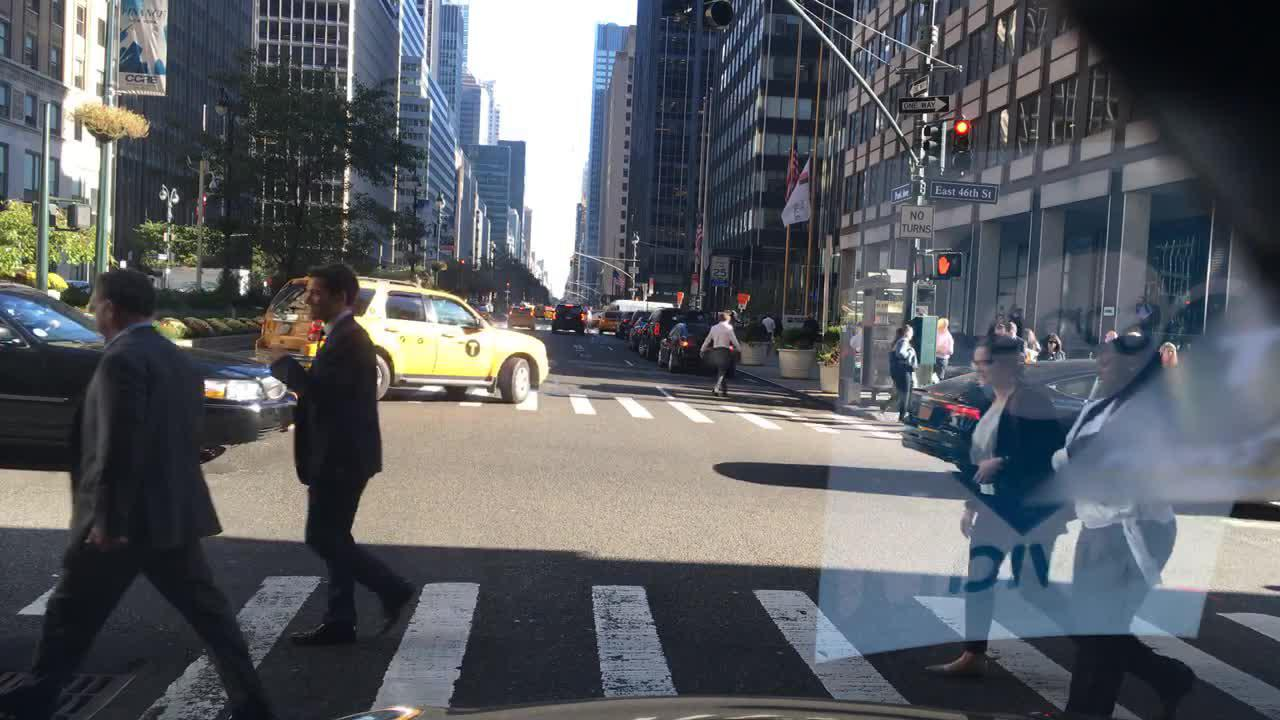
#> input picture test_images/6dd63871-831611a6.jpg, 1280 x 720 px, found by its file name; its folder holds 2 pictures in this run
$ python augmentation.py --data_path test_images
#> lines starting #> are read from the running program, lines starting #| are printed output that depends on the picture; pictures that were not available may be replaced by others from this repository, and a replacement may not be noted
#python augmentation.py --data_path=./chandu
import numpy as np
import cv2
import os
import random
import argparse
import copy
from multiprocessing import Pool
from multiprocessing import Process
import multiprocessing
import multiprocessing.pool
ap = argparse.ArgumentParser()
ap.add_argument("--data_path", required=True, help="path to data set")
args = vars(ap.parse_args())
Image_dir = "Images/"
mask_dir = "Labels/"
OUT_DIR = args["data_path"]
HEIGHT = 720
WIDTH = 1280

if not os.path.exists(OUT_DIR+Image_dir):
	os.mkdir(OUT_DIR+Image_dir)
if not os.path.exists(OUT_DIR+mask_dir):
        os.mkdir(OUT_DIR+mask_dir)

def left_translation(img, move):
	if len(img.shape) == 3:
		rows, cols, channels = img.shape
	else:
		rows, cols = img.shape
	for i in range(rows):
		for j in range(cols):
			if j < cols-move:
				img[i,j] = img[i,j+move]
			else:
				img[i,j] = img[i, cols-move-1]
	return img

def right_translation(img, move):
	if len(img.shape) == 3:
		rows, cols, channels = img.shape
	else:
		rows, cols = img.shape
	for i in range(rows):
		for j in range(cols-1,-1, -1):
			if j >= move:
				img[i,j] = img[i,j-move]
			else:
				img[i,j] = img[i, move+1]
	return img

def bottom_translation(img, move):
	if len(img.shape) == 3:
		rows, cols, channels = img.shape
	else:
		rows, cols = img.shape
	for i in range(rows-1,-1,-1):
		for j in range(cols):
			if i >= move:
				img[i,j] = img[i-move,j]
			else:
				img[i,j] = img[move+1, j]
	return img

def top_translation(img, move):
	if len(img.shape) == 3:
		rows, cols, channels = img.shape
	else:
		rows, cols = img.shape
	for i in range(rows):
		for j in range(cols):
			if i < rows-move:
				img[i,j] = img[i+move,j]
			else:
				img[i,j] = img[rows-move-1, j]
	return img

# [26 lines left out: functions points_left_translation, points_right_translation, points_bottom_translation, points_top_translation, flip_points, not called in this run]

def color_aug(img):
	shape = img.shape
	if shape[2] == 4:
		r,g,b,a = cv2.split(img)
		gbr_img = cv2.merge((g,b,r,a))
		brg_img = cv2.merge((b,r,g,a))
		grb_img = cv2.merge((r,r,r,a))
	elif shape[2] == 3:
		r,g,b = cv2.split(img)
		gbr_img = cv2.merge((g,b,r))
		brg_img = cv2.merge((b,r,g))
		grb_img = cv2.merge((r,r,r))
	return gbr_img, brg_img, grb_img


class NoDaemonProcess(multiprocessing.Process):
# make 'daemon' attribute always return False
	def _get_daemon(self):
		return False
	def _set_daemon(self, value):
		pass
	daemon = property(_get_daemon, _set_daemon)

class MyPool(multiprocessing.pool.Pool):
	Process = NoDaemonProcess


def Augmentation_points_images(prod_n):

#> called with prod_n = '6dd63871-831611a6.jpg'
	if os.path.exists(OUT_DIR+Image_dir+'c3tff_'+prod_n):
		print(prod_n+' already augmented!!!')
		return
	print(prod_n)
	prod_n = prod_n.split('.')[0]
	prod_img = cv2.imread(OUT_DIR+Image_dir+prod_n+'.jpg', cv2.IMREAD_UNCHANGED)
#> prod_img is the input picture: shape (720, 1280, 3); mean B, G, R 98.9, 93.6, 90.8
	prod_pgn_img = cv2.imread(OUT_DIR+mask_dir+prod_n+'.jpg',cv2.IMREAD_UNCHANGED)

	#resizing
	print(prod_img.shape,(WIDTH, HEIGHT))
#| (720, 1280, 3) (1280, 720)
	prod_img = cv2.resize(prod_img, (WIDTH, HEIGHT))
	prod_pgn_img = cv2.resize(prod_pgn_img,(WIDTH,HEIGHT))


	#keeping copies of images
	prod_img_orig, prod_pgn_img_orig = prod_img.copy(), prod_pgn_img.copy()

	cv2.imwrite(OUT_DIR+Image_dir+'zzzz_'+prod_n+'.jpg', prod_img)
	cv2.imwrite(OUT_DIR+mask_dir+'zzzz_'+prod_n+'.jpg',prod_pgn_img)


	cv2.imwrite(OUT_DIR+Image_dir+'zfff_'+prod_n+'.jpg', np.fliplr(prod_img))
	cv2.imwrite(OUT_DIR+mask_dir+'zfff_'+prod_n+'.jpg', np.fliplr(prod_pgn_img))

	#color_aug
	r_prod, g_prod, b_prod = color_aug(prod_img)
	cv2.imwrite(OUT_DIR+Image_dir+'c1zzz_'+prod_n+'.jpg', r_prod)
	cv2.imwrite(OUT_DIR+Image_dir+'c1fff_'+prod_n+'.jpg', np.fliplr(r_prod))
	cv2.imwrite(OUT_DIR+Image_dir+'c2zzz_'+prod_n+'.jpg', g_prod)
	cv2.imwrite(OUT_DIR+Image_dir+'c2fff_'+prod_n+'.jpg', np.fliplr(g_prod))
	cv2.imwrite(OUT_DIR+Image_dir+'c3zzz_'+prod_n+'.jpg', b_prod)
	cv2.imwrite(OUT_DIR+Image_dir+'c3fff_'+prod_n+'.jpg', np.fliplr(b_prod))

	#pgn and points are kept constant incase of color aug
	for i in range(1, 4):
		os.system('cp '+OUT_DIR+mask_dir+'zzzz_'+prod_n+'.jpg '+OUT_DIR+mask_dir+'c'+str(i)+'zzz_'+prod_n+'.jpg')
		os.system('cp '+OUT_DIR+mask_dir+'zfff_'+prod_n+'.jpg '+OUT_DIR+mask_dir+'c'+str(i)+'fff_'+prod_n+'.jpg')

	###left translation
	move = random.randint(20,50)
	prod_img = left_translation(prod_img, move)
	prod_pgn_img = left_translation(prod_pgn_img,move)

	cv2.imwrite(OUT_DIR+Image_dir +'zlll_'+ prod_n+'.jpg', prod_img)
	cv2.imwrite(OUT_DIR+Image_dir  +'zlff_'+ prod_n+'.jpg', np.fliplr(prod_img))
	cv2.imwrite(OUT_DIR+mask_dir +'zlll_'+ prod_n+'.jpg', prod_pgn_img)
	cv2.imwrite(OUT_DIR+mask_dir +'zlff_'+ prod_n+'.jpg', np.fliplr(prod_pgn_img))

	r_prod, g_prod, b_prod = color_aug(prod_img)
	cv2.imwrite(OUT_DIR+Image_dir+'c1lll_'+prod_n+'.jpg', r_prod)
	cv2.imwrite(OUT_DIR+Image_dir+'c1lff_'+prod_n+'.jpg', np.fliplr(r_prod))
	cv2.imwrite(OUT_DIR+Image_dir+'c2lll_'+prod_n+'.jpg', g_prod)
	cv2.imwrite(OUT_DIR+Image_dir+'c2lff_'+prod_n+'.jpg', np.fliplr(g_prod))
	cv2.imwrite(OUT_DIR+Image_dir+'c3lll_'+prod_n+'.jpg', b_prod)
	cv2.imwrite(OUT_DIR+Image_dir+'c3lff_'+prod_n+'.jpg', np.fliplr(b_prod))

	for i in range(1, 4):

		os.system('cp '+OUT_DIR+mask_dir+'zlll_'+prod_n+'.jpg '+OUT_DIR+mask_dir+'c'+str(i)+'lll_'+prod_n+'.jpg')
		os.system('cp '+OUT_DIR+mask_dir+'zlff_'+prod_n+'.jpg '+OUT_DIR+mask_dir+'c'+str(i)+'lff_'+prod_n+'.jpg')

	#right translation
	prod_img, prod_pgn_img = prod_img_orig.copy(), prod_pgn_img_orig.copy()

	move = random.randint(20,50)
	prod_img = right_translation(prod_img, move)
#> after the loop in right_translation, `for i in range(rows):`:
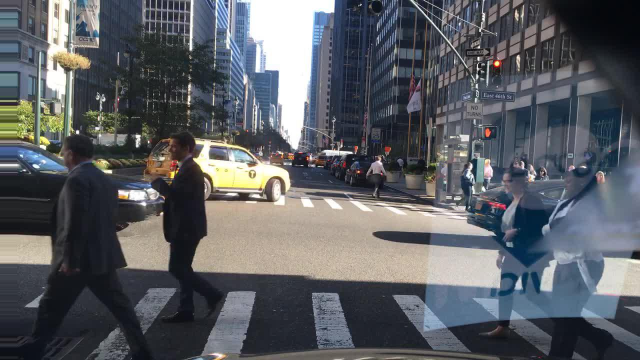
#> img: shape (720, 1280, 3) (shown at 1/2 size); mean B, G, R 98.9, 93.8, 90.9
	prod_pgn_img = right_translation(prod_pgn_img,move)
	cv2.imwrite(OUT_DIR+Image_dir  +'zrrr_'+prod_n+'.jpg', prod_img)
	cv2.imwrite(OUT_DIR+Image_dir  +'zrff_'+ prod_n+'.jpg', np.fliplr(prod_img))
	cv2.imwrite(OUT_DIR+mask_dir  +'zrrr_'+ prod_n+'.jpg', prod_pgn_img)
	cv2.imwrite(OUT_DIR+mask_dir+'zrff_'+ prod_n+'.jpg', np.fliplr(prod_pgn_img))

	r_prod, g_prod, b_prod = color_aug(prod_img)
	cv2.imwrite(OUT_DIR+Image_dir+'c1rrr_'+prod_n+'.jpg', r_prod)
	cv2.imwrite(OUT_DIR+Image_dir+'c1rff_'+prod_n+'.jpg', np.fliplr(r_prod))
	cv2.imwrite(OUT_DIR+Image_dir+'c2rrr_'+prod_n+'.jpg', g_prod)
	cv2.imwrite(OUT_DIR+Image_dir+'c2rff_'+prod_n+'.jpg', np.fliplr(g_prod))
	cv2.imwrite(OUT_DIR+Image_dir+'c3rrr_'+prod_n+'.jpg', b_prod)
	cv2.imwrite(OUT_DIR+Image_dir+'c3rff_'+prod_n+'.jpg', np.fliplr(b_prod))

	for i in range(1, 4):
		os.system('cp '+OUT_DIR+mask_dir+'zrrr_'+prod_n+'.jpg '+OUT_DIR+mask_dir+'c'+str(i)+'rrr_'+prod_n+'.jpg')
		os.system('cp '+OUT_DIR+mask_dir+'zrff_'+prod_n+'.jpg '+OUT_DIR+mask_dir+'c'+str(i)+'rff_'+prod_n+'.jpg')

	#bottom translation
	prod_img, prod_pgn_img = prod_img_orig.copy(), prod_pgn_img_orig.copy()

	move = random.randint(10,30)
	prod_img = bottom_translation(prod_img, move)
#> after the loop in bottom_translation, `for i in range(rows-1,-1,-1):`:
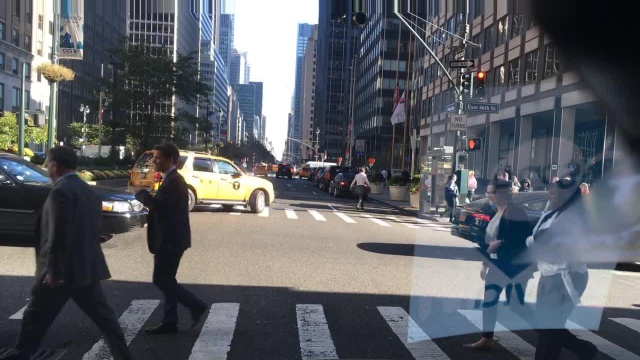
#> img: shape (720, 1280, 3) (shown at 1/2 size); mean B, G, R 100.4, 95, 92
	prod_pgn_img = bottom_translation(prod_pgn_img,move)
	cv2.imwrite(OUT_DIR+Image_dir  +'zbbb_'+ prod_n+'.jpg', prod_img)
	cv2.imwrite(OUT_DIR+Image_dir  +'zbff_'+ prod_n+'.jpg', np.fliplr(prod_img))

	cv2.imwrite(OUT_DIR+mask_dir +'zbbb_'+ prod_n+'.jpg', prod_pgn_img)
	cv2.imwrite(OUT_DIR+mask_dir +'zbff_'+ prod_n+'.jpg', np.fliplr(prod_pgn_img))


	r_prod, g_prod, b_prod = color_aug(prod_img)
	cv2.imwrite(OUT_DIR+Image_dir+'c1bbb_'+prod_n+'.jpg', r_prod)
	cv2.imwrite(OUT_DIR+Image_dir+'c1bff_'+prod_n+'.jpg', np.fliplr(r_prod))
	cv2.imwrite(OUT_DIR+Image_dir+'c2bbb_'+prod_n+'.jpg', g_prod)
	cv2.imwrite(OUT_DIR+Image_dir+'c2bff_'+prod_n+'.jpg', np.fliplr(g_prod))
	cv2.imwrite(OUT_DIR+Image_dir+'c3bbb_'+prod_n+'.jpg', b_prod)
	cv2.imwrite(OUT_DIR+Image_dir+'c3bff_'+prod_n+'.jpg', np.fliplr(b_prod))
	for i in range(1, 4):
		os.system('cp '+OUT_DIR+mask_dir+'zbbb_'+prod_n+'.jpg '+OUT_DIR+mask_dir+'c'+str(i)+'bbb_'+prod_n+'.jpg')
		os.system('cp '+OUT_DIR+mask_dir+'zbff_'+prod_n+'.jpg '+OUT_DIR+mask_dir+'c'+str(i)+'bff_'+prod_n+'.jpg')

	#top translation
	prod_img, prod_pgn_img = prod_img_orig.copy(), prod_pgn_img_orig.copy()

	move = random.randint(10,30)
	prod_img = top_translation(prod_img, move)
	prod_pgn_img = top_translation(prod_pgn_img, move)

	cv2.imwrite(OUT_DIR+Image_dir  +'zttt_'+ prod_n+'.jpg', prod_img)
	cv2.imwrite(OUT_DIR+Image_dir  +'ztff_'+ prod_n+'.jpg', np.fliplr(prod_img))
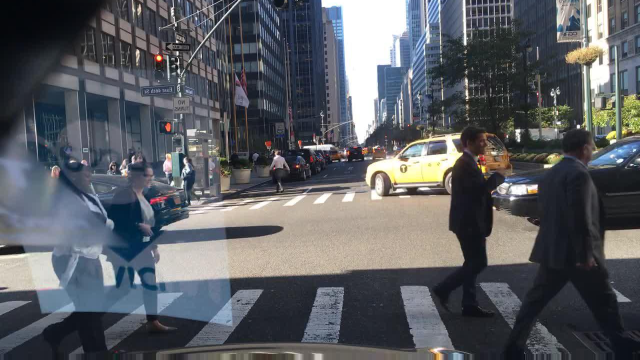
#> saved as ztff_6dd63871-831611a6.jpg: shape (720, 1280, 3) (shown at 1/2 size); mean B, G, R 98.2, 93.1, 90.3

	cv2.imwrite(OUT_DIR+mask_dir  +'zttt_'+ prod_n+'.jpg', prod_pgn_img)
	cv2.imwrite(OUT_DIR+mask_dir +'ztff_'+ prod_n+'.jpg', np.fliplr(prod_pgn_img))

	r_prod, g_prod, b_prod = color_aug(prod_img)
#> in color_aug (call 5), `r,g,b = cv2.split(img)`:
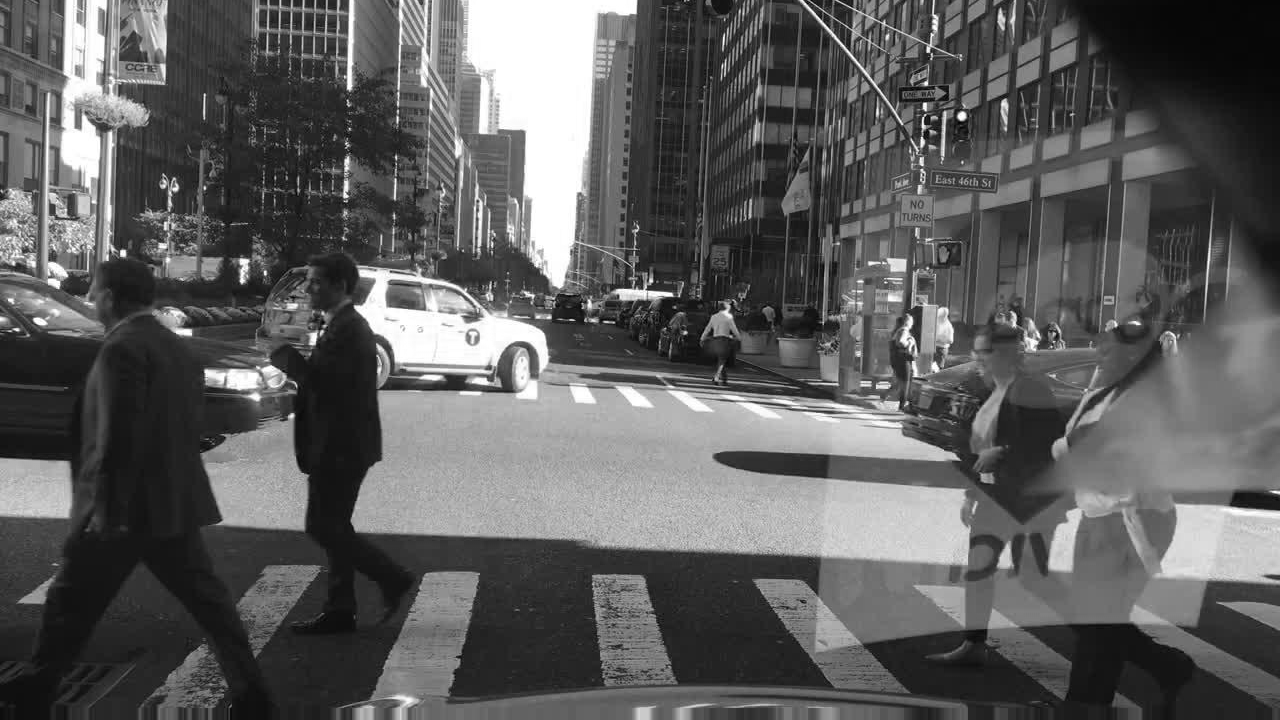
#> g: shape (720, 1280); min 0, max 255, mean 93.1
	cv2.imwrite(OUT_DIR+Image_dir+'c1ttt_'+prod_n+'.jpg', r_prod)
	cv2.imwrite(OUT_DIR+Image_dir+'c1tff_'+prod_n+'.jpg', np.fliplr(r_prod))
	cv2.imwrite(OUT_DIR+Image_dir+'c2ttt_'+prod_n+'.jpg', g_prod)
	cv2.imwrite(OUT_DIR+Image_dir+'c2tff_'+prod_n+'.jpg', np.fliplr(g_prod))
	cv2.imwrite(OUT_DIR+Image_dir+'c3ttt_'+prod_n+'.jpg', b_prod)
	cv2.imwrite(OUT_DIR+Image_dir+'c3tff_'+prod_n+'.jpg', np.fliplr(b_prod))
	for i in range(1, 4):
		os.system('cp '+OUT_DIR+mask_dir+'zttt_'+prod_n+'.jpg '+OUT_DIR+mask_dir+'c'+str(i)+'ttt_'+prod_n+'.jpg')
		os.system('cp '+OUT_DIR+mask_dir+'ztff_'+prod_n+'.jpg '+OUT_DIR+mask_dir+'c'+str(i)+'tff_'+prod_n+'.jpg')

lst = sorted([n for n in os.listdir(os.path.join(OUT_DIR,Image_dir)) if n.endswith('.jpg')])
print(lst[0])

agents = 6
pool = MyPool(agents)
pool.map(Augmentation_points_images, lst)
pool.close()
pool.join()

$ run again, on test_images/88dbf01a-c2c6c98c.jpg
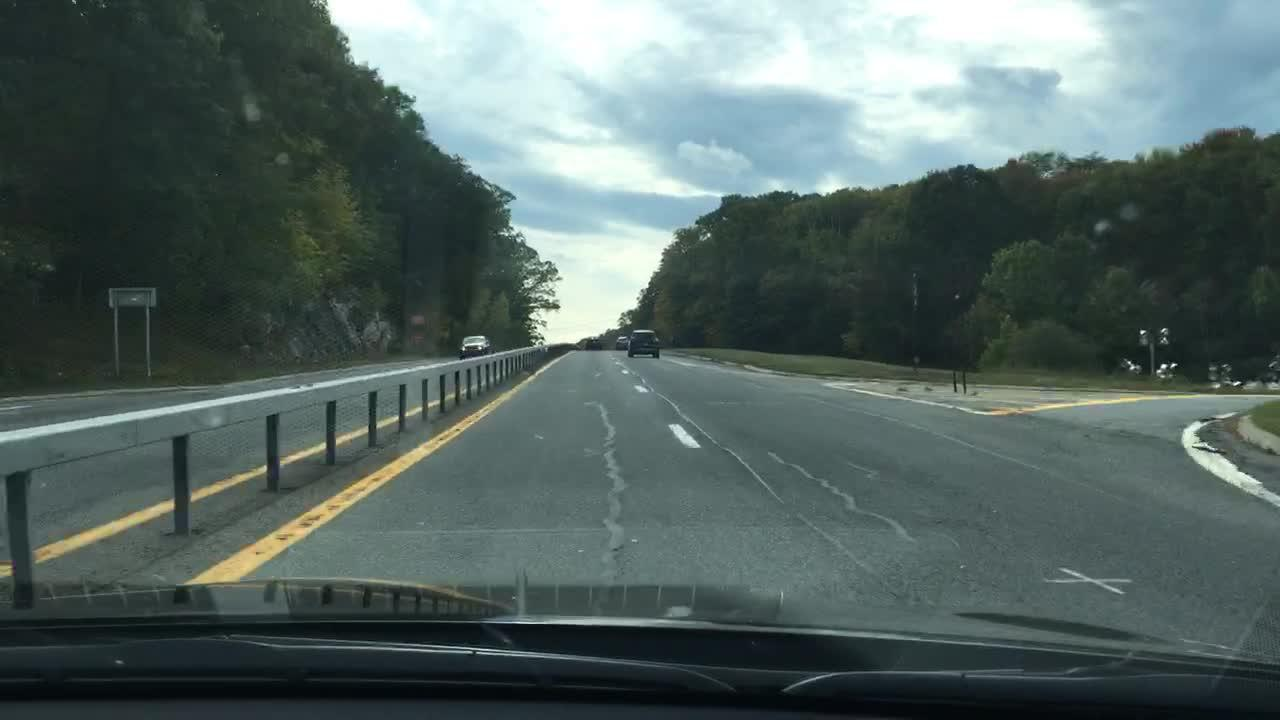
#> input picture test_images/88dbf01a-c2c6c98c.jpg, 1280 x 720 px, found by its file name
#> in Augmentation_points_images, prod_img is the input picture: shape (720, 1280, 3); mean B, G, R 99.2, 101.9, 85.7
#| (720, 1280, 3) (1280, 720)
#> in Augmentation_points_images, `cv2.imwrite(OUT_DIR+Image_dir  +'zrff_'+ prod_n+'.jpg', np.fliplr(prod..`:
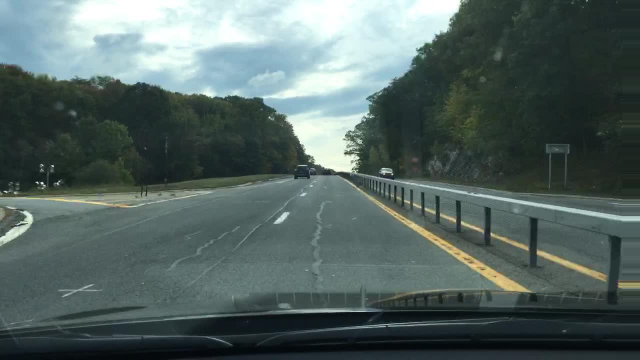
#> saved as zrff_88dbf01a-c2c6c98c.jpg: shape (720, 1280, 3) (shown at 1/2 size); mean B, G, R 98.3, 101, 85
#> in color_aug (call 3), `brg_img = cv2.merge((b,r,g))`:
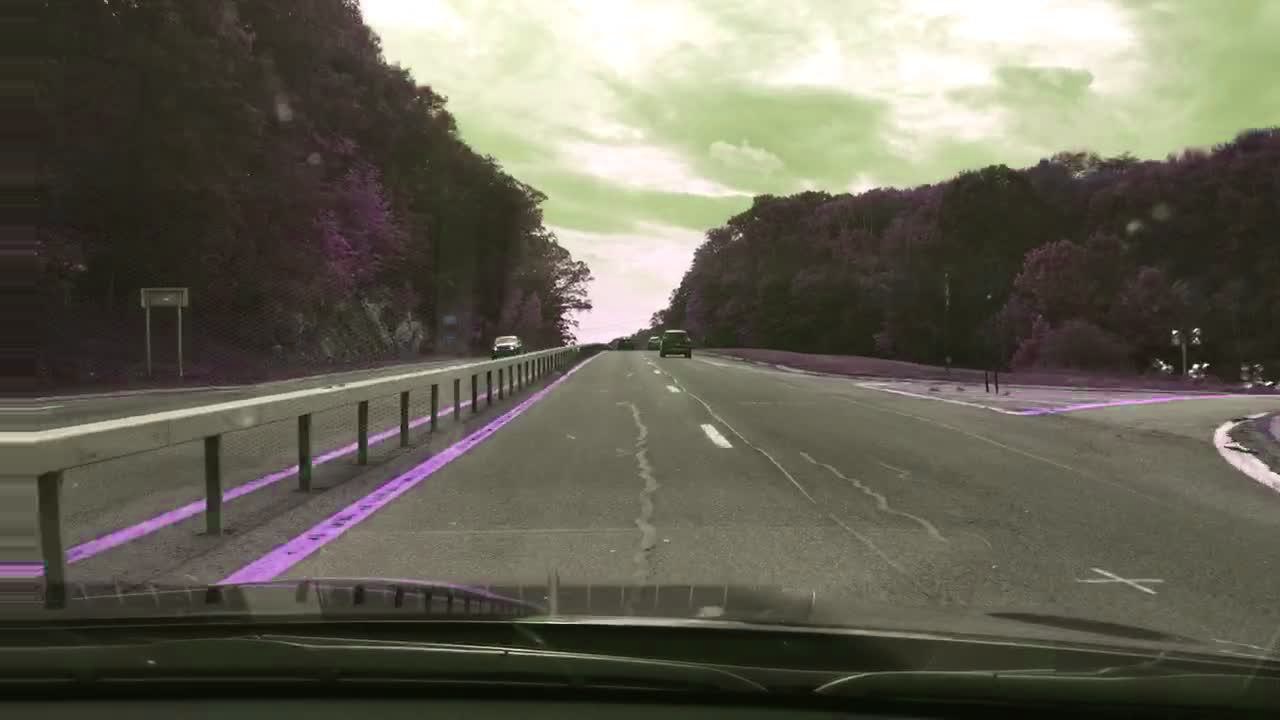
#> brg_img: shape (720, 1280, 3); mean of channels 0, 1, 2 85, 98.3, 101; drawn as B, G, R

$ run again, on test_images/89b42832-10d662f4.jpg
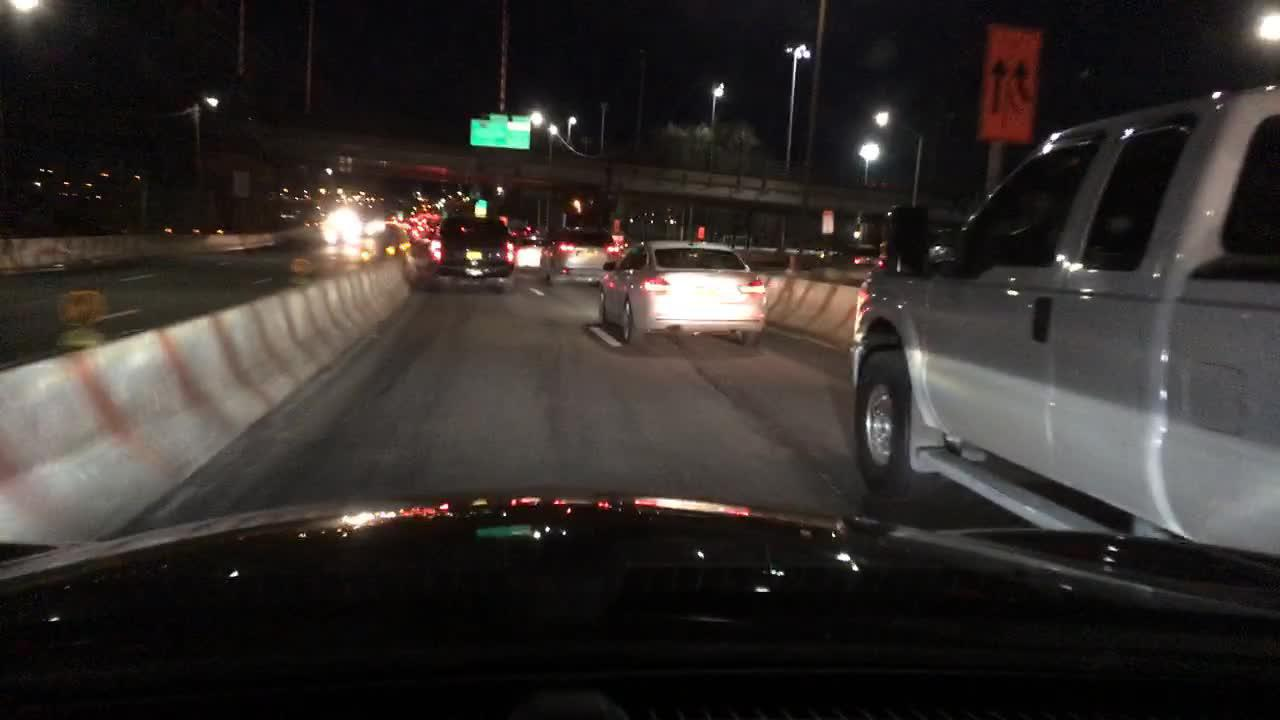
#> input picture test_images/89b42832-10d662f4.jpg, 1280 x 720 px, found by its file name
#> in Augmentation_points_images, prod_img is the input picture: shape (720, 1280, 3); mean B, G, R 43.1, 45.8, 50.8
#| (720, 1280, 3) (1280, 720)
#> after the loop in right_translation, `for i in range(rows):`:
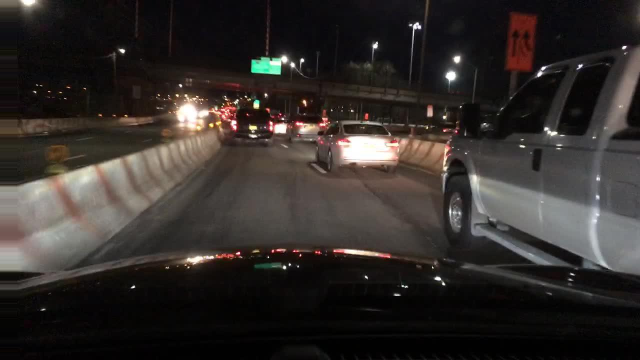
#> img: shape (720, 1280, 3) (shown at 1/2 size); mean B, G, R 42.8, 45.6, 50.7
#> in Augmentation_points_images, `cv2.imwrite(OUT_DIR+Image_dir+'c3rff_'+prod_n+'.jpg', np.fliplr(b_prod))`:
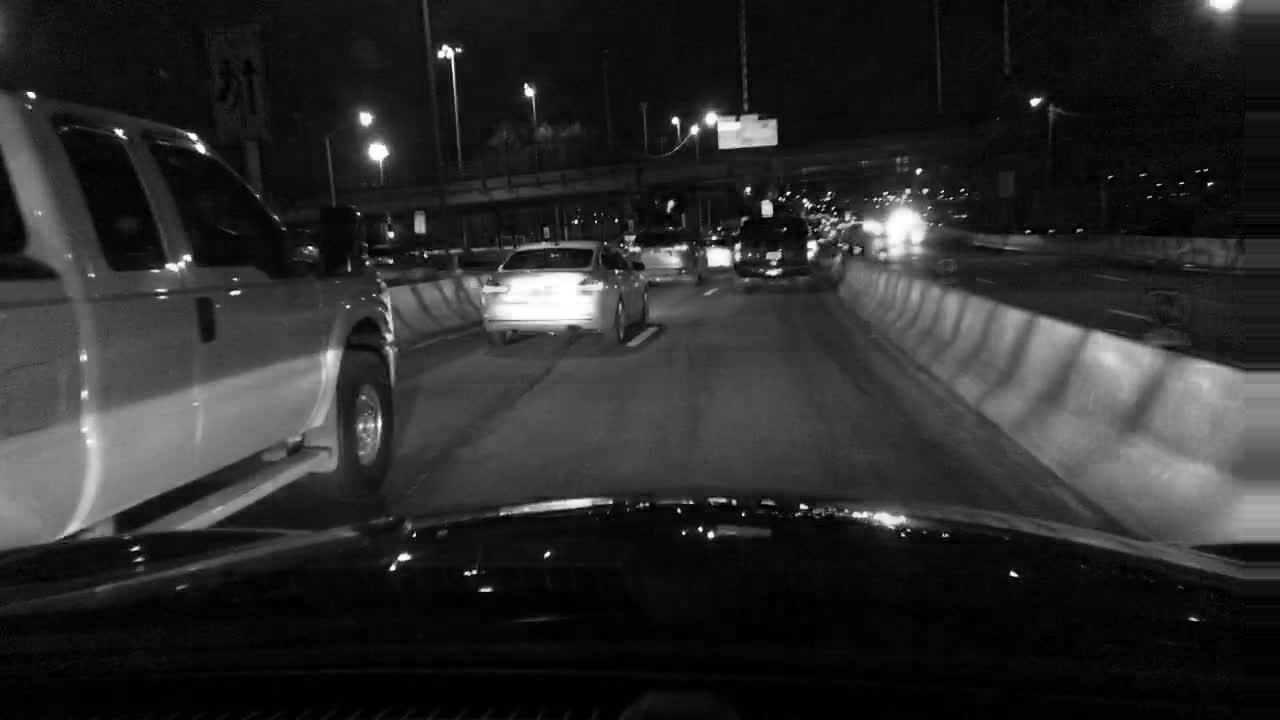
#> saved as c3rff_89b42832-10d662f4.jpg: shape (720, 1280, 3); min 0, max 255, mean 42.8
